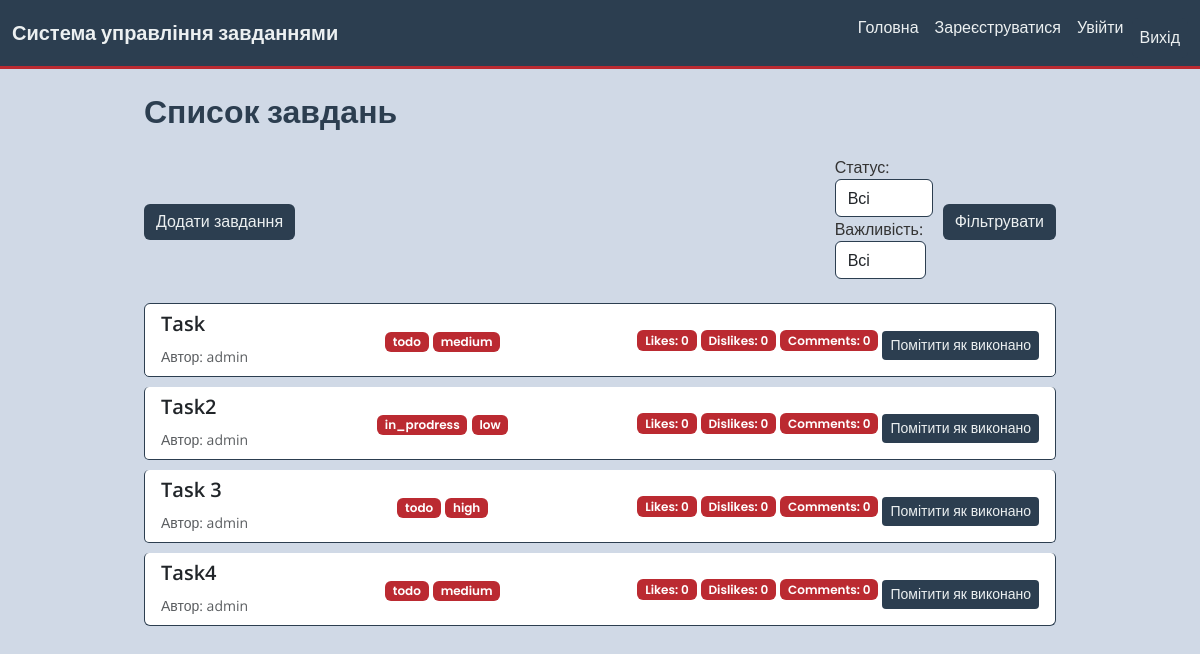
/, run on an earlier commit of the app's database.
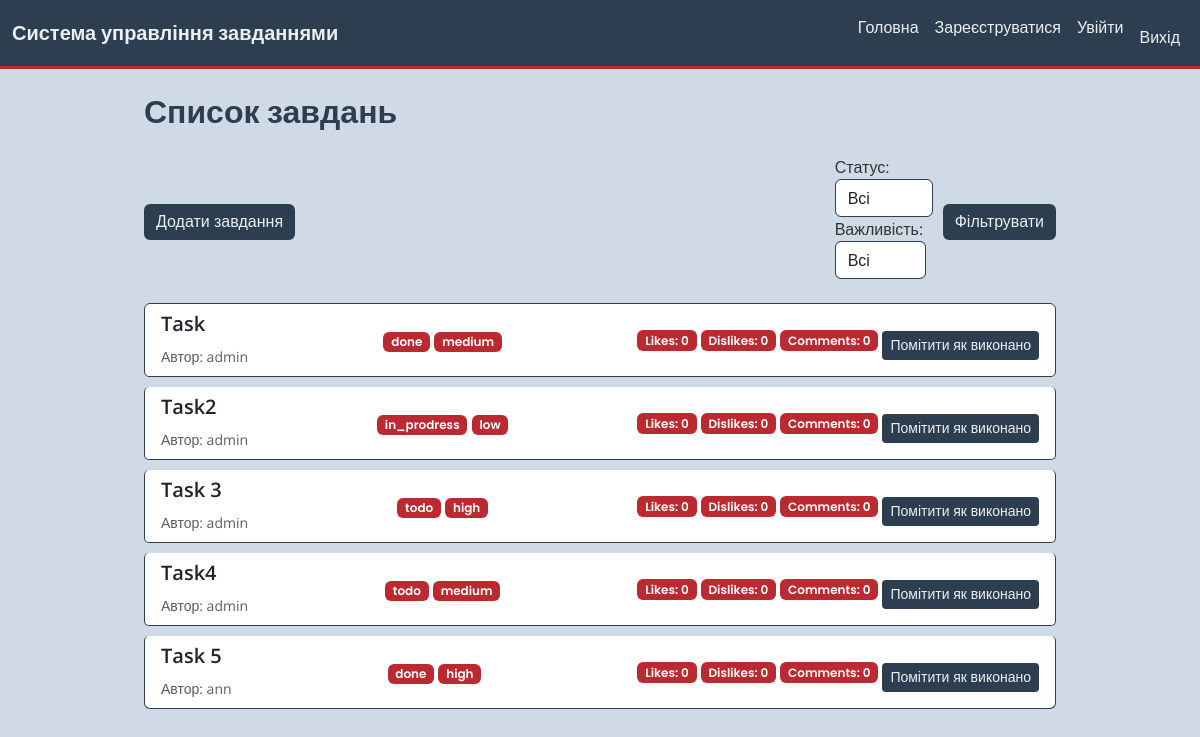
And on a later commit of the database.
### tasks/models.py (models this page shows, shortened)
class Task(models.Model):
    STATUS_CHOICES = [
        ('todo', 'To Do'),
        ('in_progress', 'In Progress'),
        ('done', 'Done'),
    ]
    PRIORITY_CHOICES = [
        ('low', 'Low'),
        ('medium', 'Medium'),
        ('high', 'High'),
    ]
    title = models.CharField(max_length=256)
    description = models.TextField()
    status = models.CharField(max_length=20, choices=STATUS_CHOICES, default='todo')
    priority = models.CharField(max_length=20, choices=PRIORITY_CHOICES, default='medium')
    due_date = models.DateTimeField(null=True, blank=True)
    creator = models.ForeignKey(User, on_delete=models.CASCADE, related_name='tasks')

### tasks/views.py (the view)
# urls.py: path('', views.TaskListView.as_view(), name='task-list'),
class TaskListView(ListView):
    model = models.Task
    context_object_name = 'tasks'
    template_name = 'tasks/tasks_list.html'
    def get_queryset(self):
        queryset = super().get_queryset()
        status = self.request.GET.get('status', '')
        priority = self.request.GET.get('priority', '')
        if status:
            queryset = queryset.filter(status=status)
        if priority:
            queryset = queryset.filter(priority=priority)
        return queryset
    def get_context_data(self, **kwargs):
        context = super().get_context_data(**kwargs)
        tasks_with_likes_dislikes = []
        for task in context['tasks']:
            task.likes_count = task.likes.count()  # Використовуємо related_name 'likes'
            task.dislikes_count = task.dislikes.count()  # Використовуємо related_name 'dislikes'
            task.comments_count = task.comments.count()
            tasks_with_likes_dislikes.append(task)
        context["tasks"] = tasks_with_likes_dislikes
        context["status_form"] = StatusTaskFilterForm(self.request.GET)
        context["priority_form"] = PriorityTaskFilterForm(self.request.GET)
        return context

### tasks/forms.py
class StatusTaskFilterForm(forms.Form):
    STATUS_CHOICES = [
        ('', 'Всі'),
        ('todo', 'В планах'),
        ('in_progress', 'У процесі'),
        ('done', 'Виконано'),
    ]
    status = forms.ChoiceField(choices=STATUS_CHOICES, required=False, label='Статус')
    def __init__(self, *args, **kwargs):
        super(StatusTaskFilterForm, self).__init__(*args, **kwargs)
        self.fields['status'].widget.attrs.update({'class': 'form-control'})

class PriorityTaskFilterForm(forms.Form):
    PRIORITY_CHOICES = [
        ('', 'Всі'),
        ('low', 'Низька'),
        ('medium', 'Середня'),
        ('high', 'Висока'),
    ]
    priority = forms.ChoiceField(choices=PRIORITY_CHOICES, required=False, label='Важливість')
    def __init__(self, *args, **kwargs):
        super(PriorityTaskFilterForm, self).__init__(*args, **kwargs)
        self.fields['priority'].widget.attrs.update({'class': 'form-control'})

### templates/tasks/tasks_list.html (shortened to what this page needs)
{% extends 'tasks/base.html' %}
{% block content %}
<div class="container mt-4">
    <h2 class="mb-4">Список завдань</h2>
    <div class="d-flex justify-content-between align-items-center mb-4">
        <a href="{% url 'tasks:task-create' %}" class="btn btn-success">Додати завдання</a>
        <form method="get" class="form-inline">
            <div class="form-group">
                {{ status_form.status.label_tag }}
                {{ status_form.status }}
                {{ priority_form.priority.label_tag }}
                {{ priority_form.priority }}
            </div>
            <button type="submit" class="btn btn-primary ml-2">Фільтрувати</button>
        </form>
    </div>
    <ul class="list-group">
        {% for task in tasks %}
            <li class="list-group-item d-flex justify-content-between align-items-center">
                <div>
                    <h5>
                        <a href="{% url 'tasks:task-detail' task.pk %}" class="text-dark">{{ task.title }}</a>
                    </h5>
                    <small class="text-muted">Автор: {{ task.creator }}</small>
                </div>
                <div class="text-right">
                    <span class="badge badge-primary">{{ task.status }}</span>
                    <span class="badge badge-secondary">{{ task.priority }}</span>
                </div>
                <div class="ml-auto">
                    <span class="badge badge-success">Likes: {{ task.likes_count }}</span>
                    <span class="badge badge-danger">Dislikes: {{ task.dislikes_count }}</span>
                    <span class="badge badge-success">Comments: {{ task.comments_count }}</span>
                    <form action="{% url 'tasks:task-complete' task.pk %}" method="post" class="d-inline">
                        <button type="submit" class="btn btn-warning btn-sm">Помітити як виконано</button>
                    </form>
                </div>
            </li>
        {% empty %}
            <li class="list-group-item">Завдань не знайдено</li>
        {% endfor %}
    </ul>
</div>
{% endblock %}

What changed in the data, as far as the page shows it:
changed Task "Task": status "todo" → "done"
added Task: title "Task 5", creator "ann", status "done", priority "high", likes_count "0", dislikes_count "0", comments_count "0"
